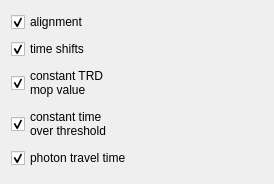
          <widget class="QWidget" name="correctionsScrollAreaVerticalLayout">
           <property name="geometry">
            <rect>
             <x>0</x>
             <y>0</y>
             <width>274</width>
             <height>184</height>
            </rect>
           </property>
           <layout class="QVBoxLayout" name="verticalLayout_2">
            <item>
             <widget class="QCheckBox" name="alignmentCorrectionCheckBox">
              <property name="text">
               <string>alignment</string>
              </property>
              <property name="checked">
               <bool>true</bool>
              </property>
             </widget>
            </item>
            <item>
             <widget class="QCheckBox" name="timeShiftCorrectionCheckBox">
              <property name="text">
               <string>time shifts</string>
              </property>
              <property name="checked">
               <bool>true</bool>
              </property>
             </widget>
            </item>
            <item>
             <widget class="QCheckBox" name="trdMopValueCorrectionCheckBox">
              <property name="text">
               <string>constant TRD
mop value</string>
              </property>
              <property name="checked">
               <bool>true</bool>
              </property>
             </widget>
            </item>
            <item>
             <widget class="QCheckBox" name="timeOverThresholdCorrectionCheckBox">
              <property name="text">
               <string>constant time
over threshold</string>
              </property>
              <property name="checked">
               <bool>true</bool>
              </property>
             </widget>
            </item>
            <item>
             <widget class="QCheckBox" name="photonTravelTimeCorrectionCheckBox">
              <property name="text">
               <string>photon travel time</string>
              </property>
              <property name="checked">
               <bool>true</bool>
              </property>
             </widget>
            </item>
           </layout>
          </widget>
